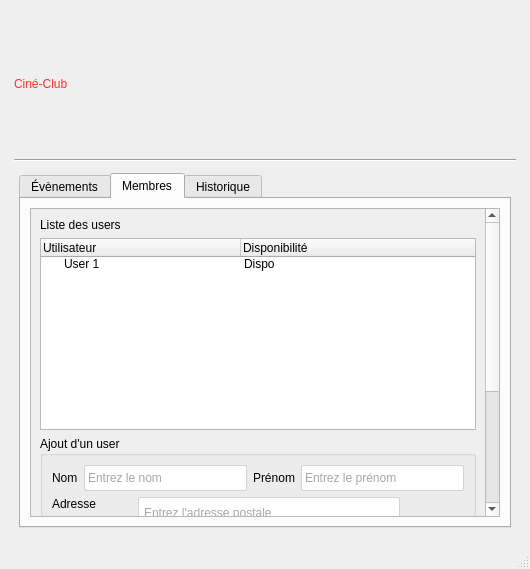
<?xml version="1.0" encoding="UTF-8"?>
<ui version="4.0">
 <author>Houssem Ben Mabrouk</author>
 <class>MainWindow</class>
 <widget class="QMainWindow" name="MainWindow">
  <property name="geometry">
   <rect>
    <x>0</x>
    <y>0</y>
    <width>530</width>
    <height>569</height>
   </rect>
  </property>
  <property name="windowTitle">
   <string>MainWindow</string>
  </property>
  <property name="styleSheet">
   <string notr="true">QLabel#titre{ 
	font: 28pt &quot;Lucida Calligraphy&quot;;
	color: rgb(255, 44, 47)
}
QLabel#authentification_label{
	font: bold
}
QPushButton {
	color: #fff;
	background-color: #007bff;
	border-style: outset;
	border-width: 1px;
	border-radius: 10px;
	border-color: #007bff;
	font: bold 12px;
	padding: 5px;
}
QPushButton:hover {
	background-color: #0069d9;
	border-color: #0062cc
}
QPushButton#detailsEventBtn {
	background-color: #17a2b8;
	border-color: #17a2b8;
}
QPushButton:hover#detailsEventBtn {
	background-color: #138496;
	border-color: #117a8b;
}
QLineEdit, QPlainTextEdit {
	color: #495057;
	background-color: #fff;
	border: 1px solid #ced4da;
	border-radius: 2px;
	padding: 4 1px;
}</string>
  </property>
  <widget class="QWidget" name="centralwidget">
   <property name="autoFillBackground">
    <bool>false</bool>
   </property>
   <property name="styleSheet">
    <string notr="true"/>
   </property>
   <layout class="QGridLayout" name="gridLayout_4">
    <item row="0" column="0">
     <layout class="QVBoxLayout" name="container" stretch="1,0,2">
      <property name="leftMargin">
       <number>5</number>
      </property>
      <property name="topMargin">
       <number>5</number>
      </property>
      <property name="rightMargin">
       <number>5</number>
      </property>
      <property name="bottomMargin">
       <number>5</number>
      </property>
      <item>
       <widget class="QLabel" name="titre">
        <property name="sizePolicy">
         <sizepolicy hsizetype="Expanding" vsizetype="Minimum">
          <horstretch>0</horstretch>
          <verstretch>0</verstretch>
         </sizepolicy>
        </property>
        <property name="text">
         <string>Ciné-Club</string>
        </property>
       </widget>
      </item>
      <item>
       <widget class="Line" name="line">
        <property name="sizePolicy">
         <sizepolicy hsizetype="Expanding" vsizetype="Fixed">
          <horstretch>0</horstretch>
          <verstretch>0</verstretch>
         </sizepolicy>
        </property>
        <property name="frameShadow">
         <enum>QFrame::Sunken</enum>
        </property>
        <property name="orientation">
         <enum>Qt::Horizontal</enum>
        </property>
       </widget>
      </item>
      <item>
       <layout class="QGridLayout" name="form_grid" rowstretch="0" columnstretch="0">
        <property name="sizeConstraint">
         <enum>QLayout::SetFixedSize</enum>
        </property>
        <property name="leftMargin">
         <number>5</number>
        </property>
        <property name="topMargin">
         <number>5</number>
        </property>
        <property name="rightMargin">
         <number>5</number>
        </property>
        <property name="bottomMargin">
         <number>5</number>
        </property>
        <item row="0" column="0">
         <widget class="QTabWidget" name="tabWidget">
          <property name="currentIndex">
           <number>1</number>
          </property>
          <widget class="QWidget" name="events_tab">
           <attribute name="title">
            <string>Évènements</string>
           </attribute>
           <layout class="QGridLayout" name="gridLayout_2">
            <item row="0" column="0" colspan="2">
             <widget class="QCalendarWidget" name="calendarWidget"/>
            </item>
            <item row="2" column="0" colspan="2">
             <widget class="QListWidget" name="eventsListWidget"/>
            </item>
            <item row="1" column="1">
             <widget class="QPushButton" name="addEventBtn">
              <property name="sizePolicy">
               <sizepolicy hsizetype="Fixed" vsizetype="Fixed">
                <horstretch>0</horstretch>
                <verstretch>0</verstretch>
               </sizepolicy>
              </property>
              <property name="text">
               <string>Ajouter un évènement</string>
              </property>
             </widget>
            </item>
            <item row="3" column="0">
             <widget class="QWidget" name="filter_widget" native="true">
              <layout class="QGridLayout" name="gridLayout_5">
               <property name="sizeConstraint">
                <enum>QLayout::SetMinimumSize</enum>
               </property>
               <item row="0" column="0">
                <widget class="QLabel" name="filtre_date_label">
                 <property name="text">
                  <string>Filtrer par date</string>
                 </property>
                 <property name="buddy">
                  <cstring>filtre_date_edit</cstring>
                 </property>
                </widget>
               </item>
               <item row="0" column="1">
                <widget class="QDateEdit" name="filtre_date_edit">
                 <property name="calendarPopup">
                  <bool>true</bool>
                 </property>
                </widget>
               </item>
              </layout>
             </widget>
            </item>
            <item row="3" column="1">
             <widget class="QWidget" name="filter_buttons_container" native="true">
              <layout class="QHBoxLayout" name="horizontalLayout">
               <item>
                <widget class="QPushButton" name="reset_filtre_btn">
                 <property name="text">
                  <string>Rétablir</string>
                 </property>
                </widget>
               </item>
               <item>
                <widget class="QPushButton" name="filter_btn">
                 <property name="text">
                  <string>Filtrer</string>
                 </property>
                </widget>
               </item>
              </layout>
             </widget>
            </item>
           </layout>
          </widget>
          <widget class="QWidget" name="staff_tab">
           <attribute name="title">
            <string>Membres</string>
           </attribute>
           <layout class="QGridLayout" name="gridLayout">
            <item row="0" column="0">
             <widget class="QScrollArea" name="scrollArea">
              <property name="widgetResizable">
               <bool>true</bool>
              </property>
              <widget class="QWidget" name="scrollAreaWidgetContents">
               <property name="geometry">
                <rect>
                 <x>0</x>
                 <y>0</y>
                 <width>449</width>
                 <height>499</height>
                </rect>
               </property>
               <property name="sizePolicy">
                <sizepolicy hsizetype="Preferred" vsizetype="Fixed">
                 <horstretch>0</horstretch>
                 <verstretch>0</verstretch>
                </sizepolicy>
               </property>
               <layout class="QVBoxLayout" name="verticalLayout">
                <item alignment="Qt::AlignTop">
                 <widget class="QLabel" name="liste_membres_label">
                  <property name="text">
                   <string>Liste des users</string>
                  </property>
                  <property name="buddy">
                   <cstring>members_tree</cstring>
                  </property>
                 </widget>
                </item>
                <item>
                 <widget class="QTreeWidget" name="members_tree">
                  <property name="animated">
                   <bool>true</bool>
                  </property>
                  <property name="headerHidden">
                   <bool>false</bool>
                  </property>
                  <property name="columnCount">
                   <number>2</number>
                  </property>
                  <attribute name="headerCascadingSectionResizes">
                   <bool>false</bool>
                  </attribute>
                  <attribute name="headerMinimumSectionSize">
                   <number>150</number>
                  </attribute>
                  <attribute name="headerDefaultSectionSize">
                   <number>200</number>
                  </attribute>
                  <attribute name="headerShowSortIndicator" stdset="0">
                   <bool>true</bool>
                  </attribute>
                  <column>
                   <property name="text">
                    <string notr="true">Utilisateur</string>
                   </property>
                  </column>
                  <column>
                   <property name="text">
                    <string>Disponibilité</string>
                   </property>
                  </column>
                  <item>
                   <property name="text">
                    <string>User 1</string>
                   </property>
                   <property name="text">
                    <string>Dispo</string>
                   </property>
                  </item>
                 </widget>
                </item>
                <item>
                 <widget class="QGroupBox" name="add_user_groupbox">
                  <property name="sizePolicy">
                   <sizepolicy hsizetype="Preferred" vsizetype="Fixed">
                    <horstretch>0</horstretch>
                    <verstretch>0</verstretch>
                   </sizepolicy>
                  </property>
                  <property name="minimumSize">
                   <size>
                    <width>0</width>
                    <height>100</height>
                   </size>
                  </property>
                  <property name="title">
                   <string>Ajout d'un user</string>
                  </property>
                  <layout class="QGridLayout" name="gridLayout_3">
                   <item row="5" column="0" colspan="3" alignment="Qt::AlignRight">
                    <widget class="QPushButton" name="add_user_btn">
                     <property name="sizePolicy">
                      <sizepolicy hsizetype="Fixed" vsizetype="Fixed">
                       <horstretch>0</horstretch>
                       <verstretch>0</verstretch>
                      </sizepolicy>
                     </property>
                     <property name="text">
                      <string>Ajouter l'utilisateur</string>
                     </property>
                    </widget>
                   </item>
                   <item row="3" column="0">
                    <widget class="QLabel" name="user_password_label">
                     <property name="text">
                      <string>Mot de passe</string>
                     </property>
                     <property name="buddy">
                      <cstring>user_password_edit</cstring>
                     </property>
                    </widget>
                   </item>
                   <item row="3" column="2">
                    <widget class="QPushButton" name="user_password_generate_btn">
                     <property name="text">
                      <string>Génerer</string>
                     </property>
                    </widget>
                   </item>
                   <item row="2" column="1">
                    <widget class="QLineEdit" name="user_email_edit">
                     <property name="placeholderText">
                      <string>Entrez l'adresse email</string>
                     </property>
                    </widget>
                   </item>
                   <item row="3" column="1">
                    <widget class="QLineEdit" name="user_password_edit">
                     <property name="readOnly">
                      <bool>true</bool>
                     </property>
                     <property name="placeholderText">
                      <string>Générer un mot de passe</string>
                     </property>
                    </widget>
                   </item>
                   <item row="1" column="1">
                    <widget class="QPlainTextEdit" name="user_adresse_edit">
                     <property name="sizePolicy">
                      <sizepolicy hsizetype="Expanding" vsizetype="Fixed">
                       <horstretch>0</horstretch>
                       <verstretch>0</verstretch>
                      </sizepolicy>
                     </property>
                     <property name="maximumSize">
                      <size>
                       <width>16777215</width>
                       <height>75</height>
                      </size>
                     </property>
                     <property name="placeholderText">
                      <string>Entrez l'adresse postale</string>
                     </property>
                    </widget>
                   </item>
                   <item row="2" column="0">
                    <widget class="QLabel" name="user_email_label">
                     <property name="text">
                      <string>Adresse e-mail</string>
                     </property>
                     <property name="buddy">
                      <cstring>user_email_edit</cstring>
                     </property>
                    </widget>
                   </item>
                   <item row="4" column="1">
                    <widget class="QComboBox" name="user_metier_combox">
                     <item>
                      <property name="text">
                       <string>Membre de la mairie</string>
                      </property>
                     </item>
                     <item>
                      <property name="text">
                       <string>Membre du club</string>
                      </property>
                     </item>
                     <item>
                      <property name="text">
                       <string>Artiste</string>
                      </property>
                     </item>
                     <item>
                      <property name="text">
                       <string>Critique</string>
                      </property>
                     </item>
                     <item>
                      <property name="text">
                       <string>Technicien</string>
                      </property>
                     </item>
                     <item>
                      <property name="text">
                       <string>Autre</string>
                      </property>
                     </item>
                    </widget>
                   </item>
                   <item row="0" column="0" colspan="3">
                    <layout class="QHBoxLayout" name="user_fname_lname_layout">
                     <item>
                      <widget class="QLabel" name="user_name_label">
                       <property name="text">
                        <string>Nom</string>
                       </property>
                       <property name="buddy">
                        <cstring>user_name_edit</cstring>
                       </property>
                      </widget>
                     </item>
                     <item>
                      <widget class="QLineEdit" name="user_name_edit">
                       <property name="placeholderText">
                        <string>Entrez le nom</string>
                       </property>
                      </widget>
                     </item>
                     <item>
                      <widget class="QLabel" name="user_fname_label">
                       <property name="text">
                        <string>Prénom</string>
                       </property>
                       <property name="buddy">
                        <cstring>user_fname_edit</cstring>
                       </property>
                      </widget>
                     </item>
                     <item>
                      <widget class="QLineEdit" name="user_fname_edit">
                       <property name="placeholderText">
                        <string>Entrez le prénom</string>
                       </property>
                      </widget>
                     </item>
                    </layout>
                   </item>
                   <item row="1" column="0" alignment="Qt::AlignTop">
                    <widget class="QLabel" name="user_adresse_label">
                     <property name="text">
                      <string>Adresse</string>
                     </property>
                     <property name="buddy">
                      <cstring>user_adresse_edit</cstring>
                     </property>
                    </widget>
                   </item>
                   <item row="4" column="0">
                    <widget class="QLabel" name="user_metier_label">
                     <property name="text">
                      <string>Métier</string>
                     </property>
                     <property name="buddy">
                      <cstring>user_metier_combox</cstring>
                     </property>
                    </widget>
                   </item>
                  </layout>
                 </widget>
                </item>
               </layout>
              </widget>
             </widget>
            </item>
           </layout>
          </widget>
          <widget class="QWidget" name="history_tab">
           <attribute name="title">
            <string>Historique</string>
           </attribute>
          </widget>
         </widget>
        </item>
       </layout>
      </item>
     </layout>
    </item>
   </layout>
  </widget>
  <widget class="QMenuBar" name="menubar">
   <property name="geometry">
    <rect>
     <x>0</x>
     <y>0</y>
     <width>530</width>
     <height>21</height>
    </rect>
   </property>
  </widget>
  <widget class="QStatusBar" name="statusbar"/>
 </widget>
 <tabstops>
  <tabstop>tabWidget</tabstop>
  <tabstop>calendarWidget</tabstop>
  <tabstop>addEventBtn</tabstop>
  <tabstop>eventsListWidget</tabstop>
  <tabstop>filtre_date_edit</tabstop>
  <tabstop>filter_btn</tabstop>
  <tabstop>reset_filtre_btn</tabstop>
  <tabstop>scrollArea</tabstop>
  <tabstop>members_tree</tabstop>
  <tabstop>user_name_edit</tabstop>
  <tabstop>user_fname_edit</tabstop>
  <tabstop>user_adresse_edit</tabstop>
  <tabstop>user_email_edit</tabstop>
  <tabstop>user_password_edit</tabstop>
  <tabstop>user_password_generate_btn</tabstop>
  <tabstop>user_metier_combox</tabstop>
  <tabstop>add_user_btn</tabstop>
 </tabstops>
 <resources/>
 <connections/>
</ui>
